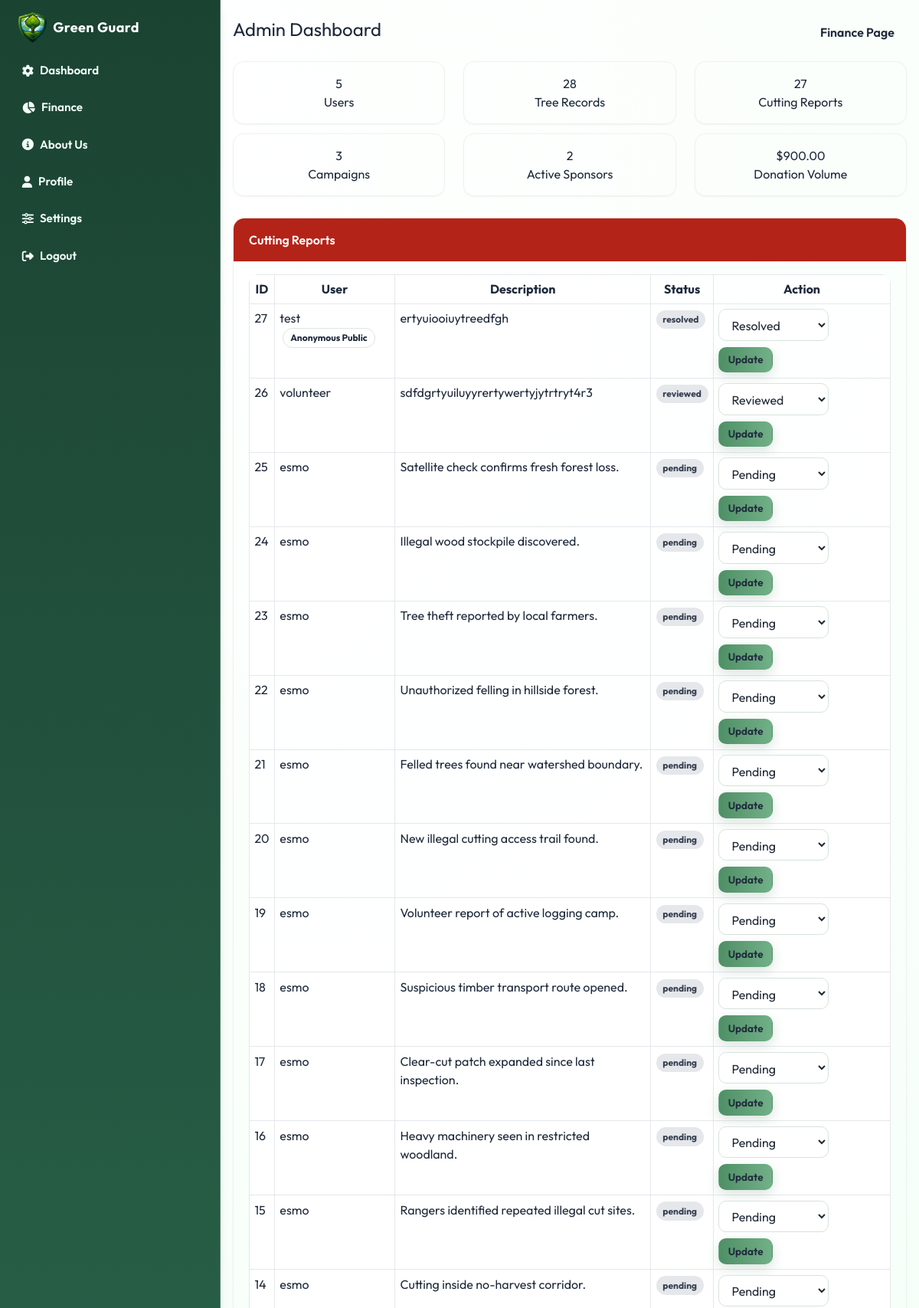
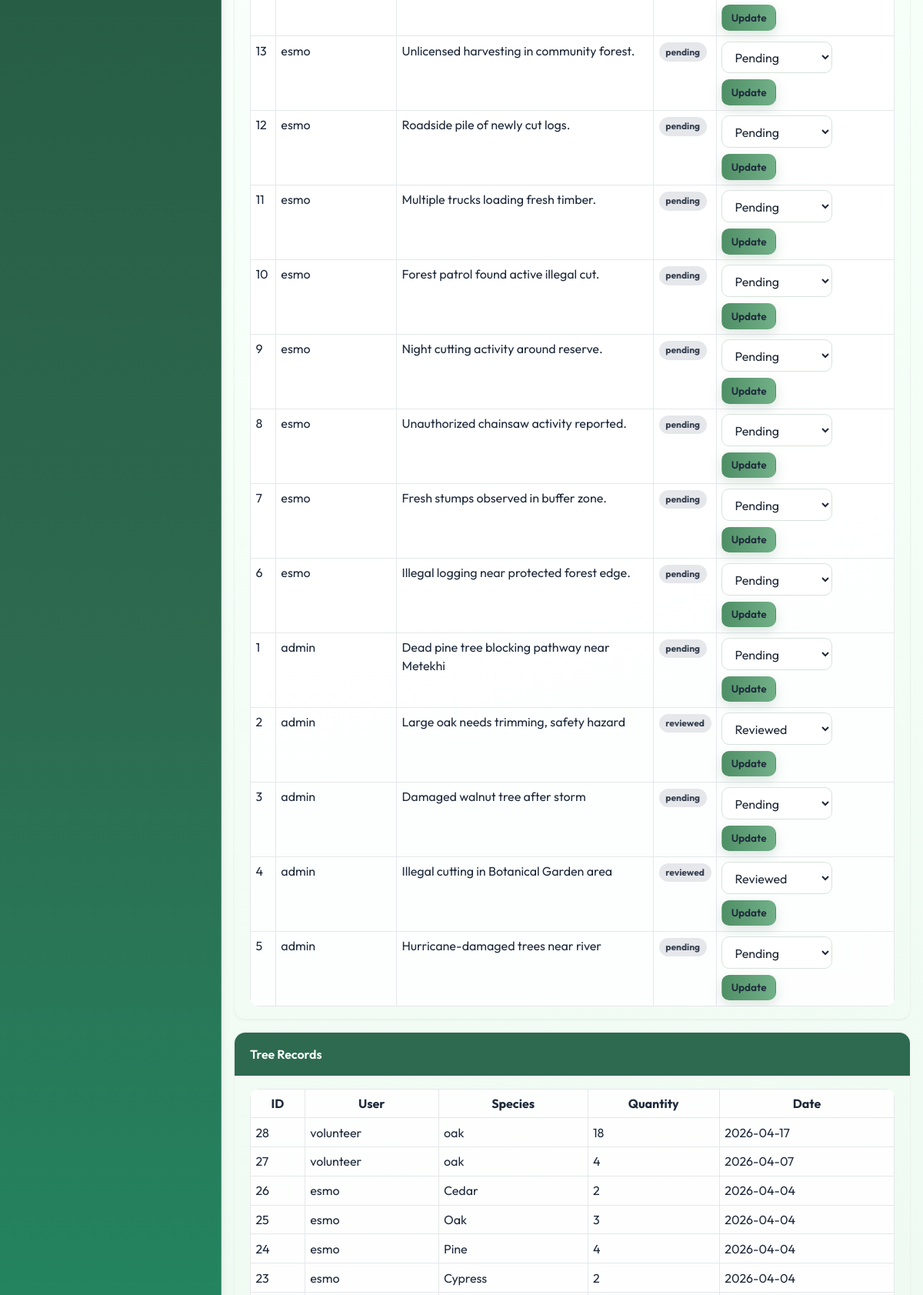
The page /admin (signed in, upper part) on the database its author committed (2 pictures, top to bottom).
### models.py (models this page shows)
class CuttingReport(db.Model):
    id = db.Column(db.Integer, primary_key=True)
    description = db.Column(db.Text, nullable=False)
    latitude = db.Column(db.Float, nullable=False)
    longitude = db.Column(db.Float, nullable=False)
    location_text = db.Column(db.String(255))
    image_filename = db.Column(db.String(255))
    is_anonymous = db.Column(db.Boolean, default=False, nullable=False)
    status = db.Column(db.String(30), default="pending", nullable=False)
    created_at = db.Column(
        db.DateTime, default=datetime.utcnow, nullable=False)
    user_id = db.Column(db.Integer, db.ForeignKey("user.id"), nullable=False)

class User(UserMixin, db.Model):
    id = db.Column(db.Integer, primary_key=True)
    username = db.Column(db.String(80), unique=True, nullable=False)
    email = db.Column(db.String(120), unique=True, nullable=False)
    password_hash = db.Column(db.String(255), nullable=False)
    role = db.Column(db.String(30), default="individual", nullable=False)
    is_admin = db.Column(db.Boolean, default=False, nullable=False)
    created_at = db.Column(
        db.DateTime, default=datetime.utcnow, nullable=False)
    tree_records = db.relationship(
        "TreeRecord", backref="user", lazy=True, cascade="all, delete-orphan"
    )
    cutting_reports = db.relationship(
        "CuttingReport", backref="user", lazy=True, cascade="all, delete-orphan"
    )
    volunteer_signups = db.relationship(
        "VolunteerCampaignSignup", backref="user", lazy=True, cascade="all, delete-orphan"
    )
    support_donations = db.relationship(
        "SupportDonation", backref="user", lazy=True, cascade="all, delete-orphan"
    )
    created_campaigns = db.relationship(
        "Campaign", backref="creator", lazy=True, foreign_keys="Campaign.creator_user_id"
    )
    merch_purchases = db.relationship(
        "MerchPurchase", backref="user", lazy=True, cascade="all, delete-orphan"
    )

class TreeRecord(db.Model):
    id = db.Column(db.Integer, primary_key=True)
    species = db.Column(db.String(120), nullable=False)
    quantity = db.Column(db.Integer, default=1, nullable=False)
    latitude = db.Column(db.Float, nullable=False)
    longitude = db.Column(db.Float, nullable=False)
    location_notes = db.Column(db.String(255))
    image_filename = db.Column(db.String(255))
    created_at = db.Column(
        db.DateTime, default=datetime.utcnow, nullable=False)
    user_id = db.Column(db.Integer, db.ForeignKey("user.id"), nullable=False)
    campaign_id = db.Column(
        db.Integer, db.ForeignKey("campaign.id"), nullable=True)

### routes/admin.py (the view)
@admin_bp.route("/admin")
@login_required
@admin_required
def dashboard():
    users = User.query.order_by(User.created_at.desc()).all()
    tree_records = TreeRecord.query.order_by(
        TreeRecord.created_at.desc()).all()
    reports = CuttingReport.query.order_by(
        CuttingReport.created_at.desc()).all()
    campaigns = Campaign.query.order_by(Campaign.event_date.desc()).all()
    pending_signups = (
        VolunteerCampaignSignup.query.filter_by(status="pending")
        .order_by(VolunteerCampaignSignup.created_at.desc())
        .all()
    )
    sponsor_donations = SupportDonation.query.order_by(
        SupportDonation.created_at.desc()).all()
    sponsor_totals = (
        db.session.query(User, db.func.sum(
            SupportDonation.amount).label("total_amount"))
        .join(SupportDonation, SupportDonation.user_id == User.id)
        .filter(User.role.in_(["business", "individual"]))
        .group_by(User.id)
        .order_by(db.func.sum(SupportDonation.amount).desc())
        .all()
    )
    donation_volume = sum(float(item.amount) for item in sponsor_donations)
    campaign_rows = [
        {
            "id": campaign.id,
            "title": campaign.title,
            "creator_name": campaign.creator.username if campaign.creator else "Green Guard",
            "event_date_text": campaign.event_date.strftime("%Y-%m-%d"),
            "status": campaign.status,
        }
        for campaign in campaigns
    ]
    return render_template(
        "admin/dashboard.html",
        users=users,
        tree_records=tree_records,
        reports=reports,
        campaigns=campaigns,
        pending_signups=pending_signups,
        campaign_rows=campaign_rows,
        sponsor_donations=sponsor_donations,
        sponsor_totals=sponsor_totals,
        donation_volume=donation_volume,
    )

### app.py (called while the page is built)
@login_manager.user_loader
def load_user(user_id: str):
    from models import User
    return User.query.get(int(user_id))

### routes/admin.py (called while the page is built)
def admin_required(view_func):
    @wraps(view_func)
    def wrapped(*args, **kwargs):
        if not current_user.is_authenticated:
            return redirect(url_for("auth.login"))
        if not current_user.is_admin:
            abort(403)
        return view_func(*args, **kwargs)
    return wrapped

### templates/admin/dashboard.html (shortened to what this page needs)
{% extends 'base.html' %}
{% block content %}
  <div class="container my-5">
    <div class="row mb-4">
      <div class="col-12 d-flex justify-content-between align-items-center flex-wrap">
        <h1 class="h3 mb-2 mb-md-0">Admin Dashboard</h1>
        <a href="{{ url_for('admin.money') }}" class="btn btn-outline-success">Finance Page</a>
      </div>
    </div>
    <div class="row mb-4">
      <div class="col-md-4 mb-3">
        <div class="card h-100 shadow-sm">
          <div class="card-body text-center">
            <h2>{{ users|length }}</h2><p class="mb-0">Users</p>
          </div>
        </div>
      </div>
      <div class="col-md-4 mb-3">
        <div class="card h-100 shadow-sm">
          <div class="card-body text-center">
            <h2>{{ tree_records|length }}</h2><p class="mb-0">Tree Records</p>
          </div>
        </div>
      </div>
      <div class="col-md-4 mb-3">
        <div class="card h-100 shadow-sm">
          <div class="card-body text-center">
            <h2>{{ reports|length }}</h2><p class="mb-0">Cutting Reports</p>
          </div>
        </div>
      </div>
      <div class="col-md-4 mb-3">
        <div class="card h-100 shadow-sm">
          <div class="card-body text-center">
            <h2>{{ campaigns|length }}</h2><p class="mb-0">Campaigns</p>
          </div>
        </div>
      </div>
      <div class="col-md-4 mb-3">
        <div class="card h-100 shadow-sm">
          <div class="card-body text-center">
            <h2>{{ sponsor_totals|length }}</h2><p class="mb-0">Active Sponsors</p>
          </div>
        </div>
      </div>
      <div class="col-md-4 mb-3">
        <div class="card h-100 shadow-sm">
          <div class="card-body text-center">
            <h2>${{ '%.2f'|format(donation_volume) }}</h2><p class="mb-0">Donation Volume</p>
          </div>
        </div>
      </div>
    </div>
    <div class="card shadow-sm mb-4">
      <div class="card-header bg-danger text-white">Cutting Reports</div>
      <div class="card-body table-responsive">
        <table class="table table-bordered table-sm mb-0">
          <thead>
            <tr>
              <th>ID</th>
              <th>User</th>
              <th>Description</th>
              <th>Status</th>
              <th>Action</th>
            </tr>
          </thead>
          <tbody>
            {% for report in reports %}
              <tr>
                <td>{{ report.id }}</td>
                <td>
                  {{ report.user.username }}
                  {% if report.is_anonymous %}
                    <span class="badge badge-light border ml-1">Anonymous Public</span>
                  {% endif %}
                </td>
                <td>
                  {{ report.description[:80] }}{% if report.description|length > 80 %}...{% endif %}
                </td>
                <td>
                  <span class="badge badge-secondary text-uppercase">{{ report.status }}</span>
                </td>
                <td>
                  <form method="POST" action="{{ url_for('admin.update_report_status', report_id=report.id) }}" class="form-inline">
                    <select name="status" class="form-control form-control-sm mr-2">
                      {% for status in ['pending', 'reviewed', 'resolved', 'rejected'] %}
                        {% if status == report.status %}
                          <option value="{{ status }}" selected>{{ status|title }}</option>
                        {% else %}
                          <option value="{{ status }}">{{ status|title }}</option>
                        {% endif %}
                      {% endfor %}
                    </select>
                    <button type="submit" class="btn btn-sm btn-primary">Update</button>
                  </form>
                </td>
              </tr>
            {% else %}
              <tr>
                <td colspan="5" class="text-center text-muted">No reports found.</td>
              </tr>
            {% endfor %}
          </tbody>
        </table>
      </div>
    </div>
    <div class="card shadow-sm">
      <div class="card-header bg-success text-white">Tree Records</div>
      <div class="card-body table-responsive">
        <table class="table table-bordered table-sm mb-0">
          <thead>
            <tr>
              <th>ID</th>
              <th>User</th>
              <th>Species</th>
              <th>Quantity</th>
              <th>Date</th>
            </tr>
          </thead>
          <tbody>
            {% for tree in tree_records %}
              <tr>
                <td>{{ tree.id }}</td>
                <td>{{ tree.user.username }}</td>
                <td>{{ tree.species }}</td>
                <td>{{ tree.quantity }}</td>
                <td>{{ tree.created_at.strftime('%Y-%m-%d') }}</td>
              </tr>
            {% else %}
              <tr>
                <td colspan="5" class="text-center text-muted">No tree records found.</td>
              </tr>
            {% endfor %}
          </tbody>
        </table>
      </div>
    </div>
  </div>
{% endblock %}

### static/css/style.css (style rules this page uses)
:root { --gg-green-dark: #2f6b47; --gg-green-mid: #5fa07c; --gg-green-soft: #ecf9f0; --gg-earth: #b8a398; --gg-blush: #dff3e5; --gg-sky: #d8efe0; --gg-lemon: #f1f8dc; --gg-text: #223229; --gg-shadow: 0 10px 24px rgba(74, 125, 95, 0.16); }
body { font-family: 'Outfit', sans-serif; background: radial-gradient(circle at 8% 4%, #ffffff 0%, #f7fff9 35%, #eefaf1 70%, #e7f6ea 100%); color: var(--gg-text); }
.card { border: 1px solid #edf3ee; border-radius: 14px; box-shadow: var(--gg-shadow); }
.btn, .form-control, .custom-select { border-radius: 10px; }
.btn-primary, .btn-success { border: none; background: linear-gradient(90deg, #4f8f66 0%, #72b088 100%); box-shadow: 0 6px 15px rgba(122, 157, 138, 0.25); }
.table { background: rgba(255, 255, 255, 0.88); border-radius: 12px; overflow: hidden; }
.table-responsive { width: 100%; overflow-x: auto; -webkit-overflow-scrolling: touch; }
.form-inline { display: flex; flex-wrap: wrap; align-items: center; gap: 0.5rem; }
.form-inline .form-control, .form-inline .custom-select { width: auto; min-width: 9rem; }
.container { width: 100%; max-width: 1120px; margin-left: auto; margin-right: auto; padding-left: 1rem; padding-right: 1rem; }
.row { display: flex; flex-wrap: wrap; margin-left: -0.75rem; margin-right: -0.75rem; }
[class*="col-"] { width: 100%; padding-left: 0.75rem; padding-right: 0.75rem; }
.col-12 { width: 100%; }
.col-md-3, .col-md-4, .col-md-5, .col-md-6, .col-md-8, .col-lg-5, .col-lg-8 { width: 100%; }
@media (min-width: 768px) { .col-md-4 { width: 33.333333%; } }
.d-flex { display: flex; }
.align-items-center { align-items: center; }
.justify-content-between { justify-content: space-between; }
.text-center { text-align: center; }
.text-white, .text-light { color: #ffffff; }
.h3 { font-size: 1.5rem; }
.card-header, .card-body { padding: 1rem 1.25rem; }
.card-header { border-bottom: 1px solid #edf3ee; border-radius: 14px 14px 0 0; font-weight: 600; }
.bg-success { background-color: #2d6a4f; color: #fff; }
.bg-danger { background-color: #b42318; color: #fff; }
.btn { display: inline-flex; align-items: center; justify-content: center; gap: 0.35rem; font-weight: 600; border: 1px solid transparent; padding: 0.5rem 0.95rem; cursor: pointer; text-decoration: none; }
.btn-sm { font-size: 0.85rem; padding: 0.35rem 0.7rem; }
.form-control, .custom-select { width: 100%; background: #fff; border: 1px solid #d8e3dc; padding: 0.55rem 0.75rem; color: #1f2937; }
.table { width: 100%; border-collapse: collapse; }
.table th, .table td { border: 1px solid #e5e7eb; padding: 0.6rem; vertical-align: top; }
.table-sm th, .table-sm td { padding: 0.4rem; }
.table-responsive>.table { min-width: 720px; }
.badge { display: inline-block; border-radius: 999px; padding: 0.2rem 0.55rem; font-size: 0.75rem; font-weight: 700; }
.badge-secondary { background: #e5e7eb; color: #374151; }
.shadow-sm { box-shadow: 0 6px 18px rgba(74, 125, 95, 0.12); }
.h-100 { height: 100%; }
.border { border: 1px solid #dbe7dd; }
.flex-wrap { flex-wrap: wrap; }
.mr-2 { margin-right: 0.5rem; }
.my-5 { margin-top: 3rem; margin-bottom: 3rem; }
.mb-0 { margin-bottom: 0; }
.mb-2 { margin-bottom: 0.5rem; }
.mb-3 { margin-bottom: 1rem; }
.mb-4 { margin-bottom: 1.5rem; }

### rows shown on the page
CuttingReport: id "27", user.username "test", is_anonymous "Anonymous Public", description "ertyuiooiuytreedfgh", status "resolved", status "Resolved"
CuttingReport: id "26", user.username "volunteer", description "sdfdgrtyuiluyyrertywertyjytrtryt4r3", status "reviewed", status "Reviewed"
CuttingReport: id "25", user.username "esmo", description "Satellite check confirms fresh forest loss.", status "pending", status "Pending"
CuttingReport: id "24", user.username "esmo", description "Illegal wood stockpile discovered.", status "pending", status "Pending"
CuttingReport: id "23", user.username "esmo", description "Tree theft reported by local farmers.", status "pending", status "Pending"
CuttingReport: id "22", user.username "esmo", description "Unauthorized felling in hillside forest.", status "pending", status "Pending"
CuttingReport: id "21", user.username "esmo", description "Felled trees found near watershed boundary.", status "pending", status "Pending"
CuttingReport: id "20", user.username "esmo", description "New illegal cutting access trail found.", status "pending", status "Pending"
CuttingReport: id "19", user.username "esmo", description "Volunteer report of active logging camp.", status "pending", status "Pending"
CuttingReport: id "18", user.username "esmo", description "Suspicious timber transport route opened.", status "pending", status "Pending"
CuttingReport: id "17", user.username "esmo", description "Clear-cut patch expanded since last inspection.", status "pending", status "Pending"
CuttingReport: id "16", user.username "esmo", description "Heavy machinery seen in restricted woodland.", status "pending", status "Pending"
CuttingReport: id "15", user.username "esmo", description "Rangers identified repeated illegal cut sites.", status "pending", status "Pending"
CuttingReport: id "14", user.username "esmo", description "Cutting inside no-harvest corridor.", status "pending", status "Pending"
CuttingReport: id "13", user.username "esmo", description "Unlicensed harvesting in community forest.", status "pending", status "Pending"
CuttingReport: id "12", user.username "esmo", description "Roadside pile of newly cut logs.", status "pending", status "Pending"
CuttingReport: id "11", user.username "esmo", description "Multiple trucks loading fresh timber.", status "pending", status "Pending"
CuttingReport: id "10", user.username "esmo", description "Forest patrol found active illegal cut.", status "pending", status "Pending"
CuttingReport: id "9", user.username "esmo", description "Night cutting activity around reserve.", status "pending", status "Pending"
CuttingReport: id "8", user.username "esmo", description "Unauthorized chainsaw activity reported.", status "pending", status "Pending"
CuttingReport: id "7", user.username "esmo", description "Fresh stumps observed in buffer zone.", status "pending", status "Pending"
CuttingReport: id "6", user.username "esmo", description "Illegal logging near protected forest edge.", status "pending", status "Pending"
CuttingReport: id "1", user.username "admin", description "Dead pine tree blocking pathway near Metekhi", status "pending", status "Pending"
CuttingReport: id "2", user.username "admin", description "Large oak needs trimming, safety hazard", status "reviewed", status "Reviewed"
CuttingReport: id "3", user.username "admin", description "Damaged walnut tree after storm", status "pending", status "Pending"
CuttingReport: id "4", user.username "admin", description "Illegal cutting in Botanical Garden area", status "reviewed", status "Reviewed"
CuttingReport: id "5", user.username "admin", description "Hurricane-damaged trees near river", status "pending", status "Pending"
TreeRecord: id "28", user.username "volunteer", species "oak", quantity "18", created_at "2026-04-17"
TreeRecord: id "27", user.username "volunteer", species "oak", quantity "4", created_at "2026-04-07"
TreeRecord: id "26", user.username "esmo", species "Cedar", quantity "2", created_at "2026-04-04"
TreeRecord: id "25", user.username "esmo", species "Oak", quantity "3", created_at "2026-04-04"
TreeRecord: id "24", user.username "esmo", species "Pine", quantity "4", created_at "2026-04-04"
TreeRecord: id "23", user.username "esmo", species "Cypress", quantity "2", created_at "2026-04-04"

### other values the page prints
{{ users|length }} "5"
{{ tree_records|length }} "28"
{{ reports|length }} "27"
{{ campaigns|length }} "3"
{{ sponsor_totals|length }} "2"
{{ '%.2f'|format(donation_volume) }} "900.00"
